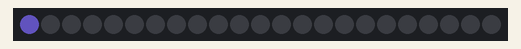
Simulated run of this sketch. Board: Arduino Uno, built with avr-gcc and run on an emulated ATmega328P. Shown: 23 RGB LEDs in strip order, left to right. Dim RGB values are drawn brighter than linear; random numbers use the default seed unless the sketch sets one.

Above: at 3.07 s.
At 7.61 s:
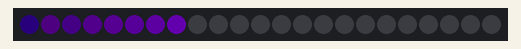
At 12.14 s:
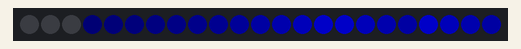
At 21.36 s:
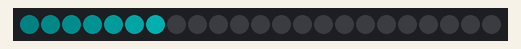
At 30.58 s:
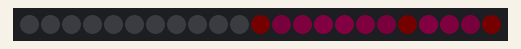
At 39.8 s:
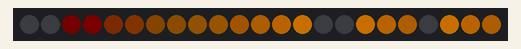

The sketch:

arrow_sketch.ino
```cpp
#include <FastLED.h>

#define LED_PIN    3
#define NUM_LEDS    23
#define BRIGHTNESS  100
#define LED_TYPE    WS2811
#define COLOR_ORDER GRB
CRGB leds[NUM_LEDS];

uint8_t colorPick;

// Custom color array
CRGB colorArray[] = {
  CRGB::Red,
  CRGB::Blue,
  CRGB::DarkCyan,
  CRGB::SlateBlue,
  CRGB::DarkMagenta,
  CRGB::Indigo,
  CRGB::MediumVioletRed,
  CRGB::Sienna,
  CRGB::DarkGreen,
  CRGB::DarkOrange,
};

void setup() {
    delay( 3000 ); // power-up safety delay
    FastLED.addLeds<LED_TYPE, LED_PIN, COLOR_ORDER>(leds, NUM_LEDS).setCorrection( TypicalLEDStrip );
    FastLED.setBrightness(  BRIGHTNESS );
}


void loop() {
  //pick a random color from the custom color array
  colorPick = random8( sizeof(colorArray) / sizeof(colorArray[0]) );

  for (uint8_t i = 0; i < NUM_LEDS; i++) {
    if (i < 11) {
      leds[i] = colorArray[colorPick];
    }
    if (i == 11) {
        leds[i] = colorArray[colorPick];
        leds[i+7] = colorArray[colorPick];
        leds[i+11]  = colorArray[colorPick];
    }
    if (i == 12) {
        leds[i] = colorArray[colorPick];
        leds[i+5] = colorArray[colorPick];
        leds[i+9]  = colorArray[colorPick];
    }
    if (i == 13) {
      leds[i] = colorArray[colorPick];
      leds[i+3] = colorArray[colorPick];
      leds[i+7]  = colorArray[colorPick];
    }
    if (i == 14) {
      leds[i] = colorArray[colorPick];
      leds[i+1] = colorArray[colorPick];
      leds[i+5]  = colorArray[colorPick];
    }
    //leds[i] = colorArray[colorPick];
    FastLED.show();
    delay(150);
    //fadeToBlackBy(leds, NUM_LEDS, 220);
    fadeToBlackBy(leds, NUM_LEDS, 75);

  }

}
```
